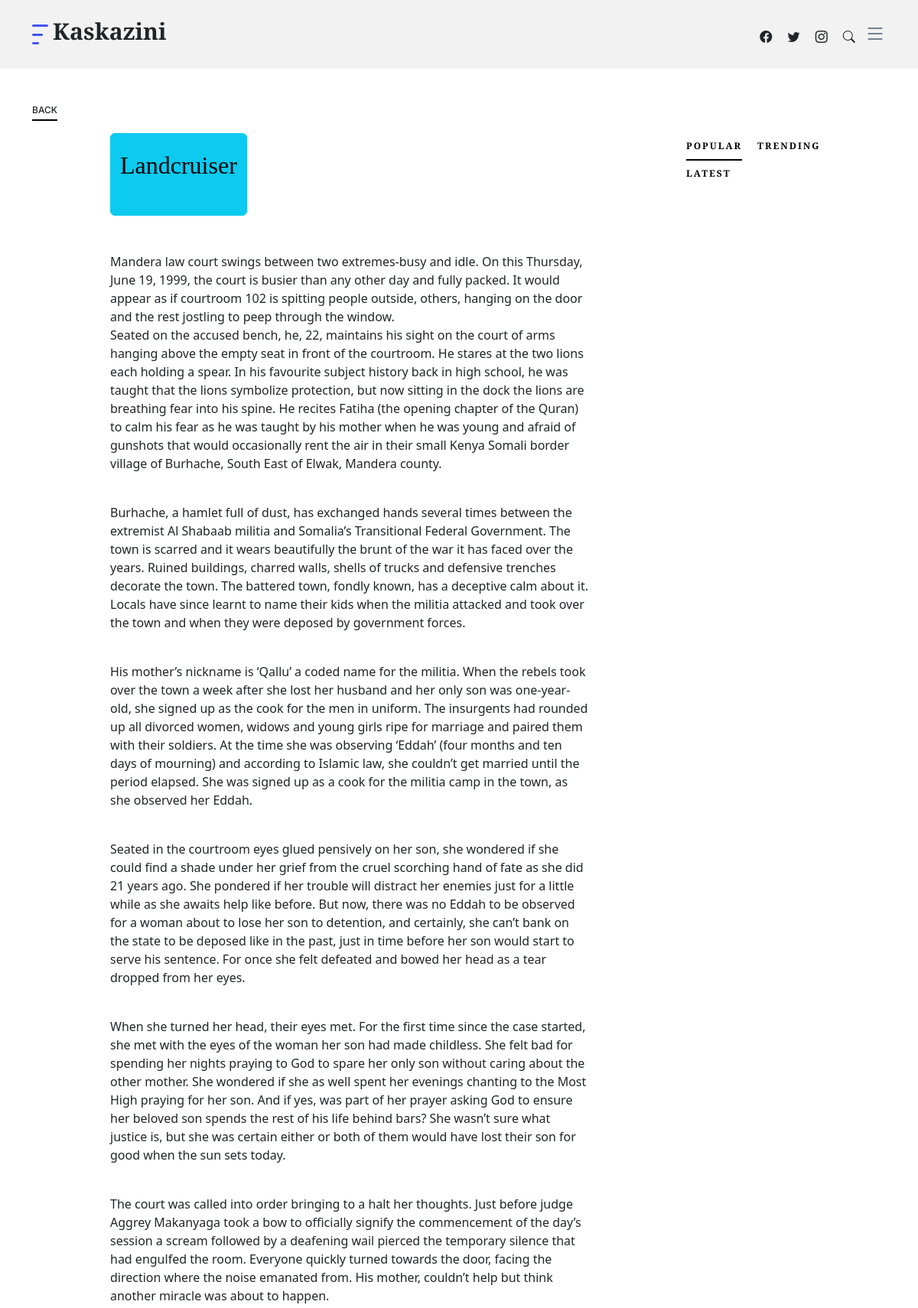
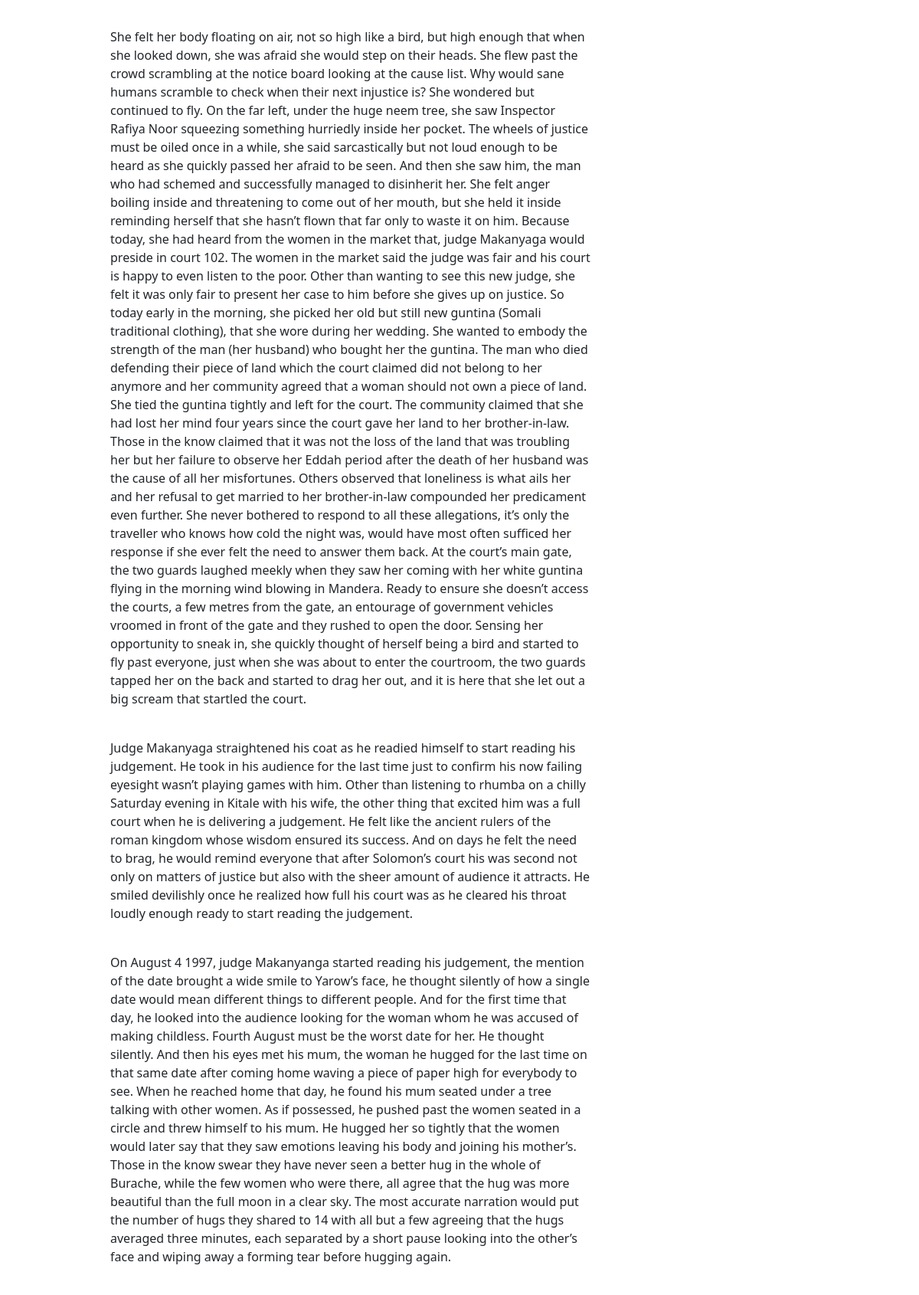
The app's page /article/landcruiser (upper part) with its own data (2 pictures, top to bottom).
### blog/models.py (models this page shows, shortened)
class Post(models.Model):
    STATUS_CHOICES = (
        ('draft', 'Draft'),
        ('published', 'Published'),
    )
    title = models.CharField(max_length=250)
    slug = models.SlugField()
    author = models.ForeignKey(User, on_delete=models.CASCADE)
    publish = models.DateTimeField(default=timezone.now)
    image = models.ImageField(upload_to='img/uploads', blank=True, null=True)
    created = models.DateTimeField(auto_now_add=True)
    updated = models.DateTimeField(auto_now=True)
    status = models.CharField(max_length=10, choices=STATUS_CHOICES, default='draft')
    body = RichTextField(blank=True, null= True)
    tags = models.ManyToManyField(Tag, blank=True)
    class Meta:
        ordering = ('-publish',)

### blog/views.py (the view, shortened to what this page needs)
# urls.py: path('article/<str:slug>', ArticleDetailView.as_view(), name='full-article'),
class ArticleDetailView(DetailView):
    model = Post
    template_name = 'blog/full-article.html'
    form_class = CommentForm
    success_url = reverse_lazy('full-article')

### blog/templates/blog/full-article.html (shortened to what this page needs)
{% extends 'blog/base.html' %}
{% load static%}
{%load crispy_forms_tags%}
{% block content %}
  <main id="main">
    <section class="single-post-content">
      <div class="container">
        <div class="row">
          <p><a href="{% url 'home' %}" class="more">Back</a></p>
          <div class="col-md-9 post-content" data-aos="fade-up">
            <div class="single-post">
              <button type="button" class="btn btn-info"> <p><span class="firstcharacter"><h2> {{post.title}}</h2></span></p><br/></button>
              <br><br><br>
              {{post.body|safe}}
            </div>
          </div>
          <div class="col-md-3">
            <div class="aside-block">
              <ul class="nav nav-pills custom-tab-nav mb-4" id="pills-tab" role="tablist">
                <li class="nav-item" role="presentation">
                  <button class="nav-link active" id="pills-popular-tab" data-bs-toggle="pill" data-bs-target="#pills-popular" type="button" role="tab" aria-controls="pills-popular" aria-selected="true">Popular</button>
                </li>
                <li class="nav-item" role="presentation">
                  <button class="nav-link" id="pills-trending-tab" data-bs-toggle="pill" data-bs-target="#pills-trending" type="button" role="tab" aria-controls="pills-trending" aria-selected="false">Trending</button>
                </li>
                <li class="nav-item" role="presentation">
                  <button class="nav-link" id="pills-latest-tab" data-bs-toggle="pill" data-bs-target="#pills-latest" type="button" role="tab" aria-controls="pills-latest" aria-selected="false">Latest</button>
                </li>
              </ul>
          </div>
        </div>
      </div>
    </section>
  </main>
{% endblock content %}

### blog/static/assets/css/variables.css (style rules this page uses)
:root { --font-default: 'EB Garamond', system-ui, -apple-system, "Segoe UI", Roboto, "Helvetica Neue", Arial, "Noto Sans", "Liberation Sans", sans-serif, "Apple Color Emoji", "Segoe UI Emoji", "Segoe UI Symbol", "Noto Color Emoji"; --font-primary: 'EB Garamond', serif; --font-secondary: 'Inter', sans-serif; --color-default: #212529; --color-default-rgb: 33, 37, 41; --color-links: #212529; --color-links-hover: #15171a; --color-primary: #212529; --color-primary-light: #26282c; --color-primary-dark: #0b0c0e; --color-primary-rgb: 33, 37, 41; --color-primary-light-rgb: 38, 40, 44; --color-primary-dark-rgb: 11, 12, 14; --color-secondary: #596d80; --color-secondary-light: #8498aa; --color-secondary-dark: #404f5c; --color-secondary-rgb: 89, 109, 128; --color-secondary-light-rgb: 132, 152, 170; --color-secondary-dark-rgb: 64, 79, 92; --color-blue: #0d6efd; --color-blue-rgb: 13, 110, 253; --color-indigo: #6610f2; --color-indigo-rgb: 102, 16, 242; --color-purple: #6f42c1; --color-purple-rgb: 111, 66, 193; --color-pink: #f3268c; --color-pink-rgb: 243, 38, 140; --color-red: #df1529; --color-red-rgb: 223, 21, 4; --color-orange: #fd7e14; --color-orange-rgb: 253, 126, 20; --color-yellow: #ffc107; --color-yellow-rgb: 255, 193, 7; --color-green: #059652; --color-green-rgb: 5, 150, 82; --color-teal: #20c997; --color-teal-rgb: 32, 201, 151; --color-cyan: #0dcaf0; --color-cyan-rgb: 13, 202, 240; --color-white: #ffffff; --color-white-rgb: 255, 255, 255; --color-gray: #6c757d; --color-gray-rgb: 108, 117, 125; --color-black: #000000; --color-black-rgb: 0, 0, 0; }
:root { --bs-blue: var(--color-blue); --bs-indigo: var(--color-indigo); --bs-purple: var(--color-purple); --bs-pink: var(--color-pink); --bs-red: var(--color-red); --bs-orange: var(--color-orange); --bs-yellow: var(--color-yellow); --bs-green: var(--color-green); --bs-teal: var(--color-teal); --bs-cyan: var(--color-cyan); --bs-white: var(--color-white); --bs-gray: var(--color-gray); --bs-gray-dark: #343a40; --bs-gray-100: #f8f9fa; --bs-gray-200: #e9ecef; --bs-gray-300: #dee2e6; --bs-gray-400: #ced4da; --bs-gray-500: #adb5bd; --bs-gray-600: #6c757d; --bs-gray-700: #495057; --bs-gray-800: #343a40; --bs-gray-900: #212529; --bs-primary: var(--color-blue); --bs-secondary: var(--color-blue); --bs-success: #198754; --bs-info: #0dcaf0; --bs-warning: #ffc107; --bs-danger: #dc3545; --bs-light: #f8f9fa; --bs-dark: #212529; --bs-primary-rgb: var(--color-primary-rgb); --bs-secondary-rgb: var(--color-secondary-rgb); --bs-success-rgb: 25, 135, 84; --bs-info-rgb: 13, 202, 240; --bs-warning-rgb: 255, 193, 7; --bs-danger-rgb: 220, 53, 69; --bs-light-rgb: 248, 249, 250; --bs-dark-rgb: 33, 37, 41; --bs-white-rgb: var(--color-white-rgb); --bs-black-rgb: var(--color-black-rgb); --bs-body-color-rgb: var(--color-default-rgb); --bs-body-bg-rgb: 255, 255, 255; --bs-font-sans-serif: var(--font-default); --bs-font-monospace: SFMono-Regular, Menlo, Monaco, Consolas, "Liberation Mono", "Courier New", monospace; --bs-gradient: linear-gradient(180deg, rgba(255, 255, 255, 0.15), rgba(255, 255, 255, 0)); --bs-body-font-family: var(--font-default); --bs-body-font-size: 1rem; --bs-body-font-weight: 400; --bs-body-line-height: 1.5; --bs-body-color: var(--color-default); --bs-body-bg: #fff; }

### records on screen
Post: title "Landcruiser", body "Mandera law court swings between two extremes-busy and idle. On this Thursday, June 19, 1999, the court is busier than any other day and fully packed. It would appear as if courtroom 102 is spitting people outside, others, hanging on the door and the rest jostling to peep through the window. Seated on the accused bench, he, 22, maintains his sight on the court of arms hanging above the empty seat in front of the courtroom. He stares at the two lions each holding a spear. In his favourite subject history back in high school, he was taught that the lions symbolize protection, but now sitting in the dock the lions are breathing fear into his spine. He recites Fatiha (the opening chapter of the…"
